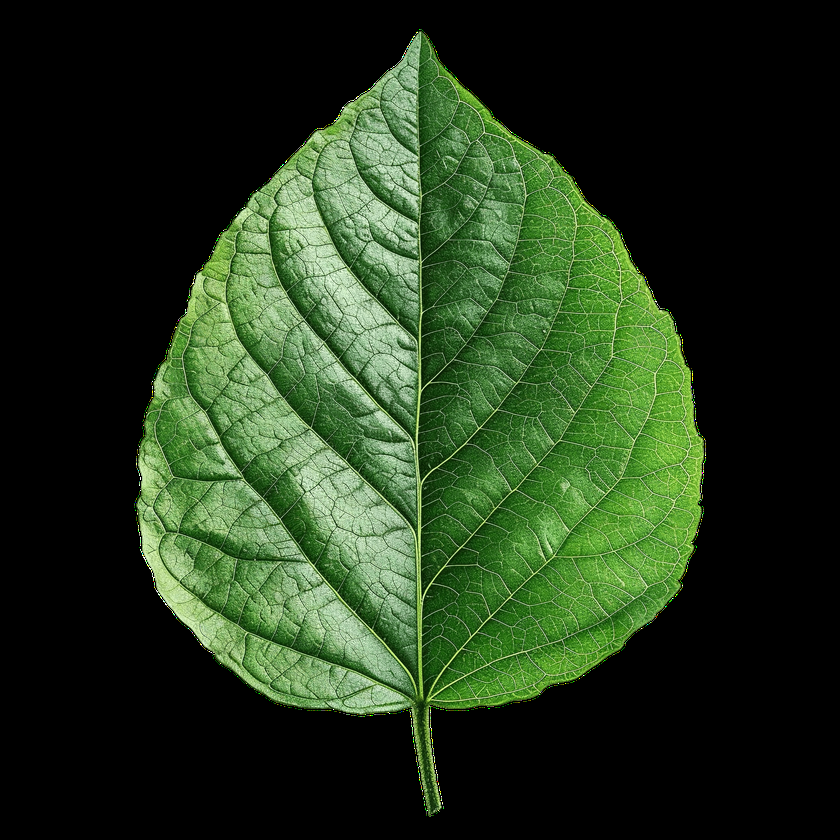
#> input picture task11/leaf.png, 840 x 840 px, shrunk from 2500 x 2500 before the run
$ python main.py
#> lines starting #> are read from the running program, lines starting #| are printed output that depends on the picture
import cv2

img = cv2.imread("leaf.png")
#> img is the input picture: shape (840, 840, 3); mean B, G, R 28.3, 54.6, 35.9

flip_horizontal = cv2.flip(img, 1)
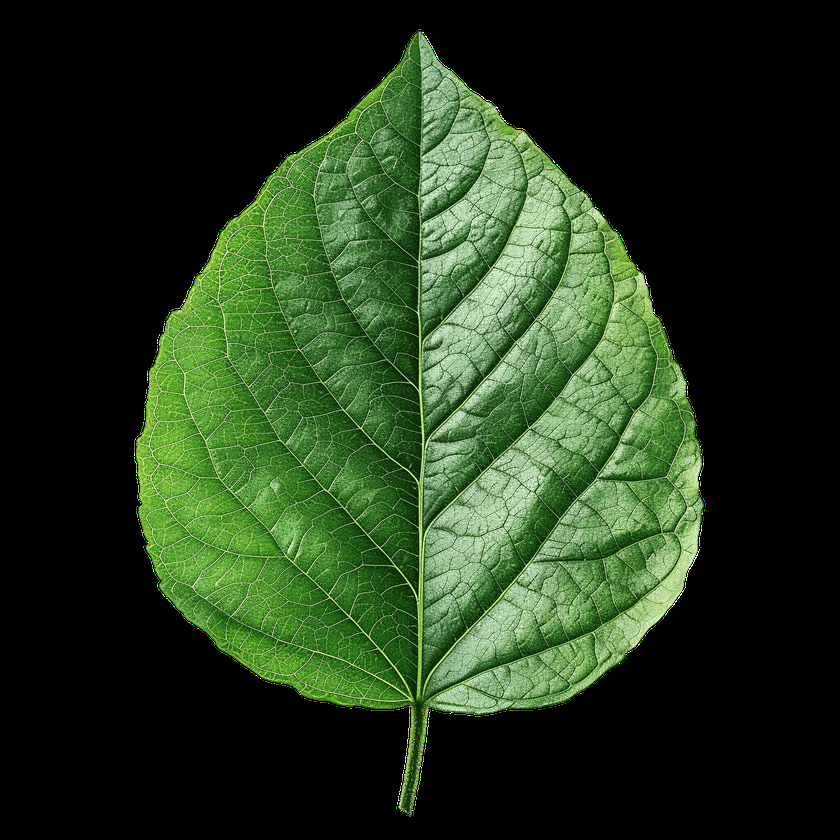
#> flip_horizontal: shape (840, 840, 3); mean B, G, R 28.3, 54.6, 35.9
flip_vertical = cv2.flip(img, 0)
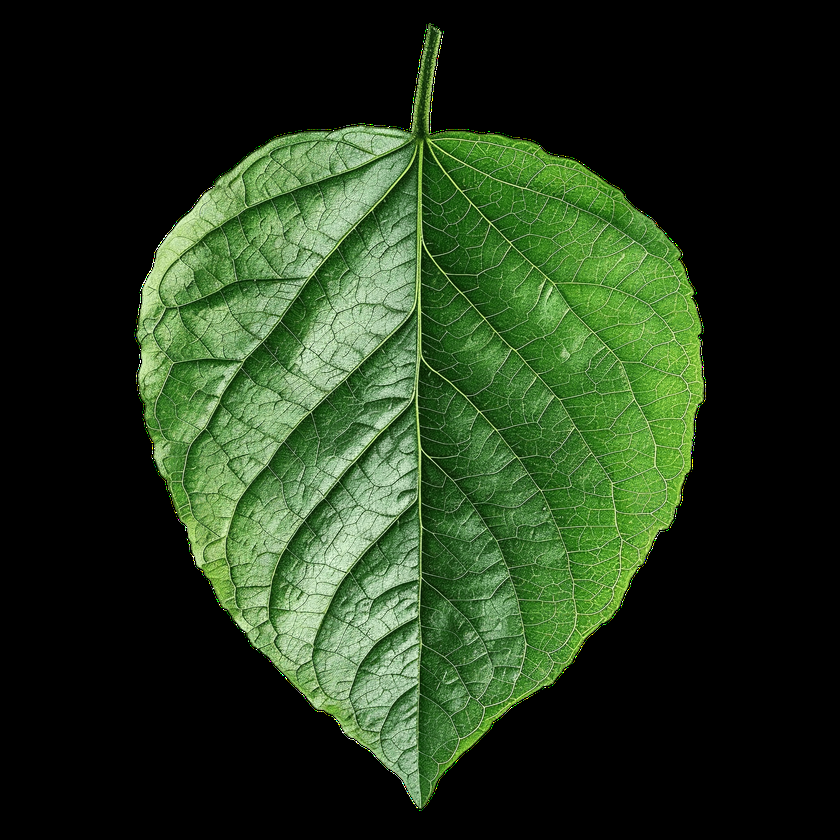
#> flip_vertical: shape (840, 840, 3); mean B, G, R 28.3, 54.6, 35.9
flip_both =cv2.flip(img, -1)
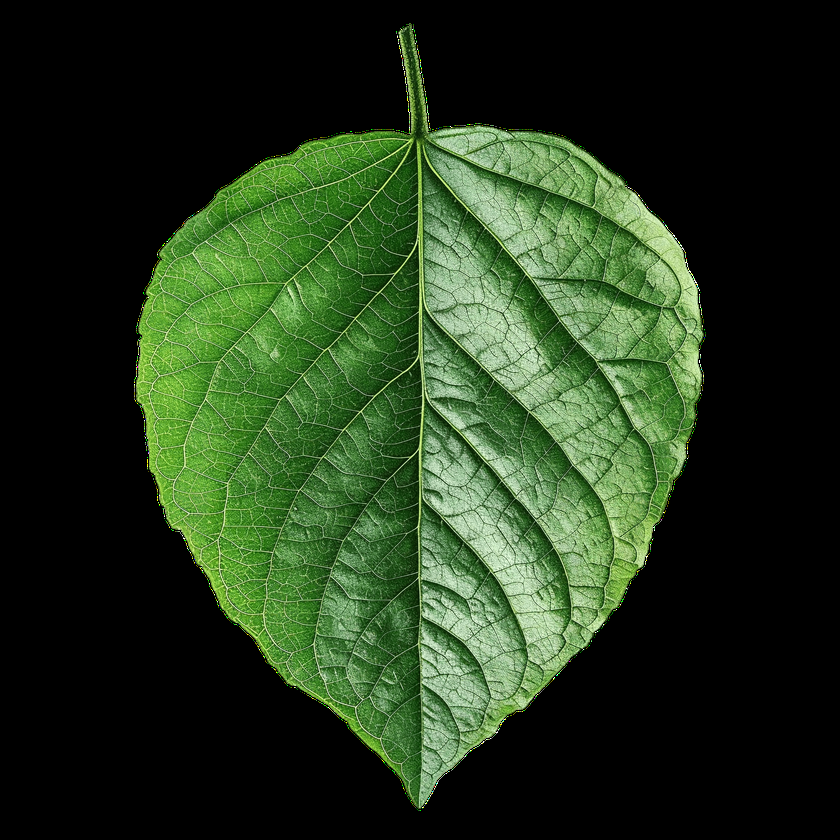
#> flip_both: shape (840, 840, 3); mean B, G, R 28.3, 54.6, 35.9

cv2.imshow("original", img)
cv2.imshow("flip horizontal", flip_horizontal)
cv2.imshow("flip vertical", flip_vertical)
cv2.imshow("flip both", flip_both)
cv2.waitKey(0)
cv2.destroyAllWindows()

cv2.imwrite("leaf_flip_horizontal.png", flip_horizontal)
cv2.imwrite("leaf_flip_vertical.png", flip_vertical)
cv2.imwrite("leaf_flip_both.png", flip_both)
